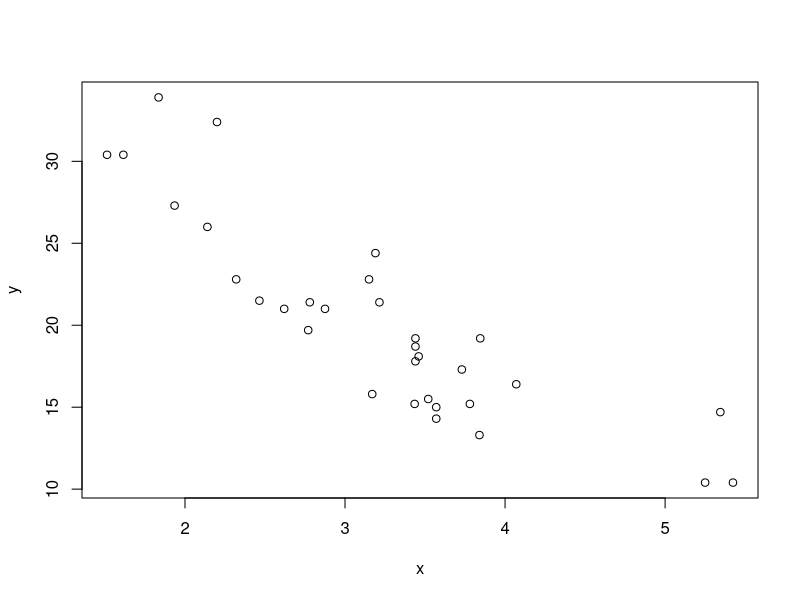

Recreate this plot in R.
## ---- chunk 1
# find this manually 

x <- c(0.61, 0.93, 0.83, 0.35, 0.54, 0.16, 0.91, 0.62, 0.62)
y <- c(0.67, 0.84, 0.6, 0.18, 0.85, 0.47, 1.1, 0.65, 0.36)

n<-length(y)

beta1<-cor(y,x)*sd(y)/sd(x)
beta0<-mean(y)-beta1*mean(x)

# residuals
e<-y-beta0-beta1*x

# sd around the regression line
sigma<-sqrt(sum(e^2)/(n-2))
sigma

# sums of x differences squared
ssx=sum((x-mean(x))^2)

#find errors
seBeta0<-(1/n+mean(x)^2/ssx)^.5*sigma
seBeta1<-sigma/sqrt(ssx)

#find t values
tBeta0<-beta0/seBeta0
tBeta1<-beta1/seBeta1

pBeta0<-2*pt(abs(tBeta0),df=n-2,lower.tail=FALSE)
pBeta1<-2*pt(abs(tBeta1),df=n-2,lower.tail=FALSE)

# coefficient table
coefTable<-rbind(c(beta0,seBeta0,tBeta0,pBeta0),
                 c(beta1,seBeta1,tBeta1,pBeta1))
colnames(coefTable)<-c("Estimate","Std. Error","t value","P(>|t|)")
rownames(coefTable)<-c("(Intercept)","x")
coefTable

## ---- chunk 2
fit<-lm(y~x)
summary(fit)$coefficients
## ---- chunk 3
sumCoef<-summary(fit)$coefficients
sumCoef[1,1]+c(-1,1)*qt(0.975,df=fit$df)*sumCoef[1,2]
sumCoef[2,1]+c(-1,1)*qt(0.975,df=fit$df)*sumCoef[2,2]
## ---- chunk 4
rm(list=ls())
data(mtcars)
x<-mtcars$wt
y<-mtcars$mpg
plot(x,y)
fit<-lm(y~x)
summary(fit)$coefficients

sumCoef<-summary(fit)$coefficients
beta0Range<-sumCoef[1,1]+c(-1,1)*qt(0.975,df=fit$df)*sumCoef[1,2]
beta0Range
beta1Range<-sumCoef[2,1]+c(-1,1)*qt(0.975,df=fit$df)*sumCoef[2,2]
beta1Range

mpgLow<-sumCoef[1,1]+beta1Range[1]*mean(mtcars$wt)
mpgLow
